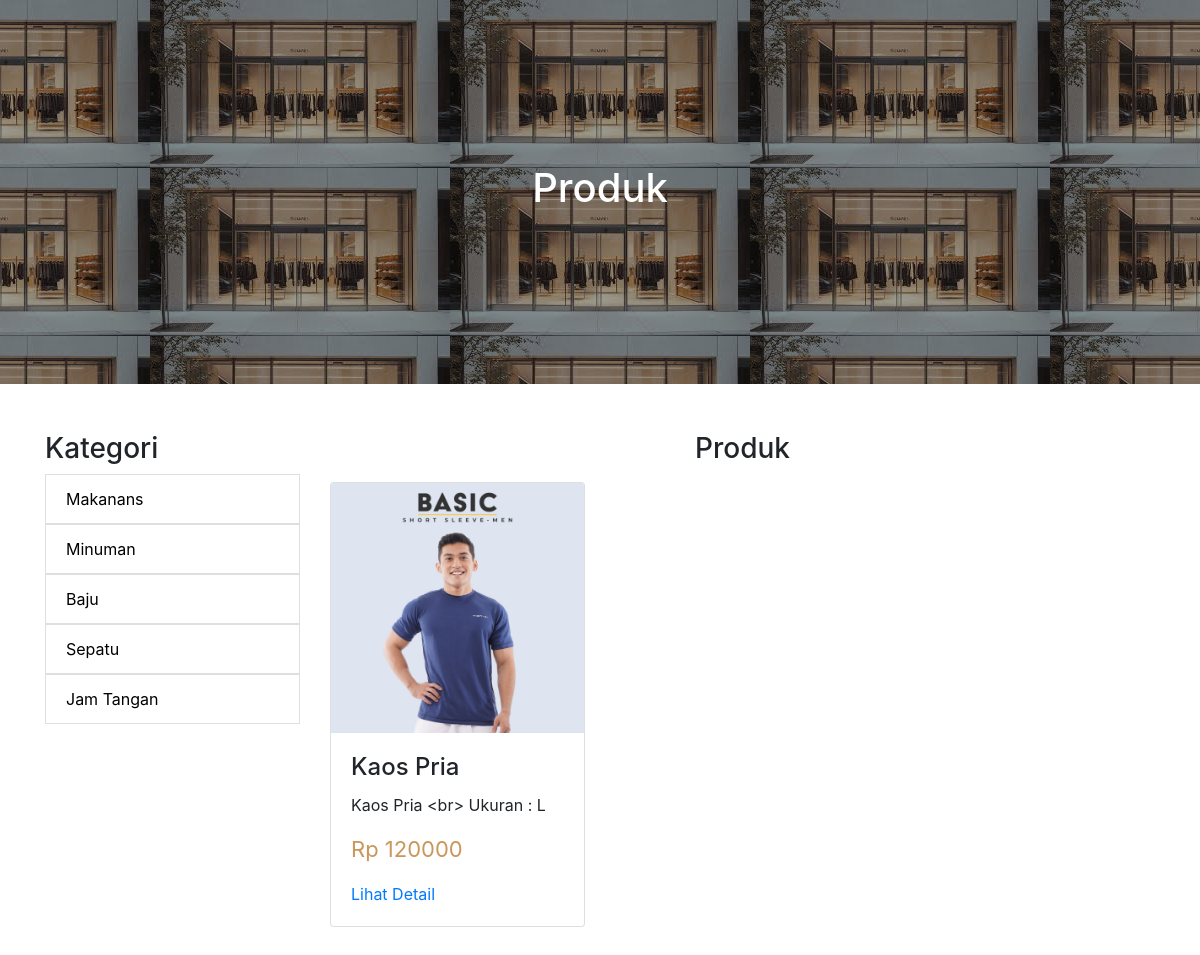
The page /user/product.php?kategori=Baju on the database its author committed.
### tables this page shows
CREATE TABLE `category` (
  `category_id` int(11) NOT NULL,
  `category_name` varchar(100) DEFAULT NULL
);

CREATE TABLE `product` (
  `product_id` int(11) NOT NULL,
  `name_product` varchar(100) DEFAULT NULL,
  `price` double DEFAULT NULL,
  `category_id` int(11) DEFAULT NULL,
  `photo` varchar(255) DEFAULT NULL,
  `detail` text DEFAULT NULL,
  `stock_availability` enum('Not_Available','Available') DEFAULT NULL
);

### user/product.php (the view, shortened to what this page needs)
<?php
    require "../includes/koneksi.php";
    $queryKategori = mysqli_query($conn,"SELECT * FROM category");
    if(isset($_GET['keyword'])){
        $queryProduct = mysqli_query($conn,"SELECT * FROM product WHERE name_product LIKE '%$_GET[keyword]%'");
    }
    else if(isset($_GET['kategori'])){
        $queryGetCategoryId = mysqli_query($conn,"SELECT category_id FROM category WHERE category_name='$_GET[kategori]'");
        $categoryId = mysqli_fetch_array($queryGetCategoryId);
        $queryProduct = mysqli_query($conn,"SELECT * FROM product WHERE category_id = '$categoryId[category_id]'");
    }
    else{
        $queryProduct = mysqli_query($conn,"SELECT * FROM product");
    }
?>
<!DOCTYPE html>
<html lang="en">
<head>
    <link rel="stylesheet" href="../css/style.css">
    <link rel="stylesheet" href="https://stackpath.bootstrapcdn.com/bootstrap/4.5.2/css/bootstrap.min.css">
</head>
<body>
    <div class="container-fluid banner-product d-flex align-items-center">
        <div class="container">
            <h1 class="text-white text-center">Produk</h1>
        </div>
    </div>
    <div class ="container py-5">
        <div class="row">
            <div class="col-lg-3 mb-5">
            <h3>Kategori</h3>
            <ul class="list-group">
            <?php while($category = mysqli_fetch_array($queryKategori)){?>
                <a class="no-decoration" href="product.php?kategori=<?php echo $category['category_name']?>">
                    <li class="list-group-item d-flex justify-content-between align-items-center">
                        <?php echo $category['category_name']?>
                    </li>
                </a>
            <?php
            }
            ?>
            </ul>
            </div>
            <div class="col-lg-9">
                <h3 class="text-center mb-3">Produk</h3>
                <div class="row">
                    <?php while($product = mysqli_fetch_array($queryProduct)){?>
                    <div class="col-md-4 mb-4">
                        <div class="card h-100">
                            <div class="image-box">
                                <img src="../image/<?php echo $product['photo']?>" class="card-img-top" alt="">
                            </div>
                            <div class="card-body">
                                <h4 class="card-title"> <?php echo $product['name_product']?> </h4>
                                <p class="card-text text-truncate"> <?php echo $product['detail']?></p>
                                <p class="card-text text-harga"> Rp <?php echo $product['price']?> </p>
                                <a href="product-detail.php?nama=<?php echo $product['name_product']?>">Lihat Detail</a>
                            </div>
                        </div>
                    </div>
                    <?php } ?>
                </div>
            </div>
        </div>
    </div>
</body>
</html>

### css/style.css (style rules this page uses)
.no-decoration { text-decoration: none; color: black; }
.text-harga { font-size: 22px; color: #CA965C; }
.image-box { height: 250px; }
.image-box img { height: 100%; width: 100%; object-fit: cover; object-position: center; }
.banner-product { height : 48vh; background : linear-gradient(rgba(0,0,0,0.4),rgba(0,0,0,0.4)),url('../image/banner.jpg'); background-position: 50% 0%; }

### rows shown on the page
category: category_name "Makanans"
category: category_name "Minuman"
category: category_name "Baju"
category: category_name "Sepatu"
category: category_name "Jam Tangan"
product: photo (picture), name_product "Kaos Pria", detail "Kaos Pria <br> Ukuran : L", price "120000"
